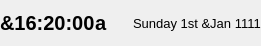
<?xml version="1.0" encoding="UTF-8"?>
<ui version="4.0">
 <class>ClockChunk</class>
 <widget class="QWidget" name="ClockChunk">
  <property name="geometry">
   <rect>
    <x>0</x>
    <y>0</y>
    <width>261</width>
    <height>44</height>
   </rect>
  </property>
  <property name="windowTitle">
   <string notr="true">Form</string>
  </property>
  <layout class="QHBoxLayout" name="horizontalLayout">
   <property name="leftMargin">
    <number>0</number>
   </property>
   <property name="rightMargin">
    <number>0</number>
   </property>
   <item>
    <layout class="QHBoxLayout" name="horizontalLayout_10">
     <property name="spacing">
      <number>0</number>
     </property>
     <item>
      <widget class="M3RollingLabel" name="time">
       <property name="sizePolicy">
        <sizepolicy hsizetype="Preferred" vsizetype="Preferred">
         <horstretch>0</horstretch>
         <verstretch>0</verstretch>
        </sizepolicy>
       </property>
       <property name="font">
        <font>
         <pointsize>15</pointsize>
         <weight>75</weight>
         <bold>true</bold>
        </font>
       </property>
       <property name="text">
        <string notr="true">&amp;16:20:00</string>
       </property>
      </widget>
     </item>
     <item>
      <widget class="QLabel" name="ampmLabel">
       <property name="sizePolicy">
        <sizepolicy hsizetype="Preferred" vsizetype="Preferred">
         <horstretch>0</horstretch>
         <verstretch>0</verstretch>
        </sizepolicy>
       </property>
       <property name="font">
        <font>
         <pointsize>15</pointsize>
         <weight>75</weight>
         <bold>true</bold>
        </font>
       </property>
       <property name="text">
        <string notr="true">a</string>
       </property>
      </widget>
     </item>
    </layout>
   </item>
   <item>
    <widget class="QLabel" name="date">
     <property name="sizePolicy">
      <sizepolicy hsizetype="Preferred" vsizetype="Preferred">
       <horstretch>0</horstretch>
       <verstretch>0</verstretch>
      </sizepolicy>
     </property>
     <property name="font">
      <font>
       <pointsize>10</pointsize>
      </font>
     </property>
     <property name="text">
      <string notr="true">Sunday 1st &amp;Jan 1111</string>
     </property>
    </widget>
   </item>
  </layout>
 </widget>
 <customwidgets>
  <customwidget>
   <class>M3RollingLabel</class>
   <extends>QLabel</extends>
   <header>m3rollinglabel.h</header>
  </customwidget>
 </customwidgets>
 <resources/>
 <connections/>
</ui>
